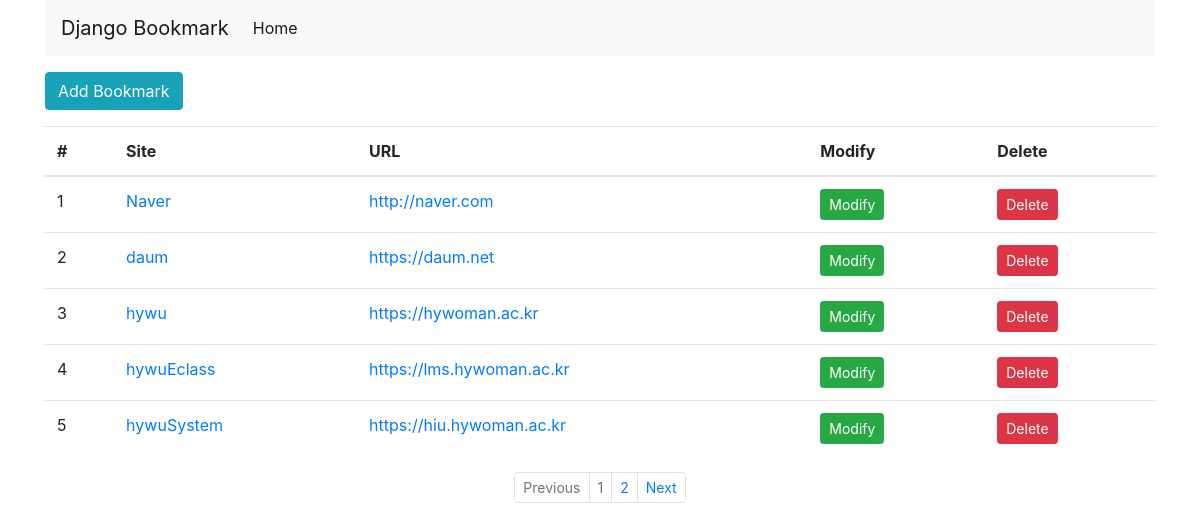
Screenshot of /bookmark/ with the database file from the repository.
### bookmark/models.py (models this page shows, shortened)
class Bookmark(models.Model):
    site_name = models.CharField(max_length=100)
    url = models.URLField('Site URL')

### bookmark/views.py (the view)
# urls.py: path('', BookmarkListView.as_view(), name='list'),
class BookmarkListView(ListView):
    model = Bookmark
    paginate_by = 5

### bookmark/templates/bookmark/bookmark_list.html (shortened to what this page needs)
{% extends 'base.html' %}
{% block content %}
    <div class="btn-group">
        <a href="{% url 'add' %}" class="btn btn-info">Add Bookmark</a>
    </div>
    <table class="table">
        <thead>
            <tr>
                <th scope="col">#</th>
                <th scope="col">Site</th>
                <th scope="col">URL</th>
                <th scope="col">Modify</th>
                <th scope="col">Delete</th>
            </tr>
        </thead>
        <tbody>
            {% for bookmark in object_list %}
            <tr>
                <td>{{forloop.counter}}</td>
                <td><a href="{% url 'detail' bookmark.id %}">{{bookmark.site_name}}</a></td>
                <td><a href="{{bookmark.url}}" target="_blank">{{bookmark.url}}</a></td>
                <td><a href="{% url 'update' bookmark.id %}" class="btn btn-success btn-sm">Modify</a></td>
                <td><a href="{% url 'delete' bookmark.id %}" class="btn btn-danger btn-sm">Delete</a></td>
            </tr>
            {% endfor %}
        </tbody>
    </table>
{% endblock %}
{% block pagination %}
    {% if is_paginated %}
    <ul class="pagination justify-content-center pagination-sm">
        {% if page_obj.has_previous %}
            <li class="page-item">
              <a class="page-link" href="{% url 'list' %}?page={{ page_obj.previous_page_number }}" tabindex="-1">Previous</a>
            </li>
        {% else %}
            <li class="page-item disabled">
                <a class="page-link" href="#" tabindex="-1">Previous</a>
            </li>
        {% endif %}
        {% for object in page_obj.paginator.page_range %}
            <li class="page-item {% if page_obj.number == forloop.counter %}disabled{% endif %}">
                <a class="page-link" href="{{ request.path }}?page={{ forloop.counter }}">{{ forloop.counter }}</a>
            </li>
        {% endfor %}
        {% if page_obj.has_next %}
            <li class="page-item">
              <a class="page-link" href="{% url 'list' %}?page={{ page_obj.next_page_number }}">Next</a>
            </li>
        {% else %}
            <li class="page-item disabled">
                <a class="page-link" href="#">Next</a>
            </li>
        {% endif %}
    </ul>
    {% endif %}
{% endblock %}

### templates/base.html (shortened to what this page needs)
<!DOCTYPE html>
<html lang="en">
<head>
    <link rel="stylesheet" href="https://stackpath.bootstrapcdn.com/bootstrap/4.4.1/css/bootstrap.min.css">
    {% load static %}
<link rel="stylesheet" href="{% static 'style.css' %}">
</head>
<body>
    <div class="container">
        <nav class="navbar navbar-expand-lg navbar-light bg-light">
            <a class="navbar-brand" href="#">Django Bookmark</a>
            <div class="collapse navbar-collapse" id="navbarSupportedContent">
                <ul class="navbar-nav mr-auto">
                    <li class="nav-item active">
                        <a class="nav-link" href="#">Home <span class="sr-only">(current)</span></a>
                    </li>
                </ul>
            </div>
        </nav>
        <div class="row">
            <div class="col">
                {% block content %}
                {% endblock %}
                {% block pagination %}
                {% endblock %}
            </div>
        </div>
    </div>
</body>
</html>

### bookmark/templates/static/style.css (style rules this page uses)
body { width:100%; }

### rows the page displays
Bookmark: site_name "Naver", url "http://naver.com"
Bookmark: site_name "daum", url "https://daum.net"
Bookmark: site_name "hywu", url "https://hywoman.ac.kr"
Bookmark: site_name "hywuEclass", url "https://lms.hywoman.ac.kr"
Bookmark: site_name "hywuSystem", url "https://hiu.hywoman.ac.kr"
